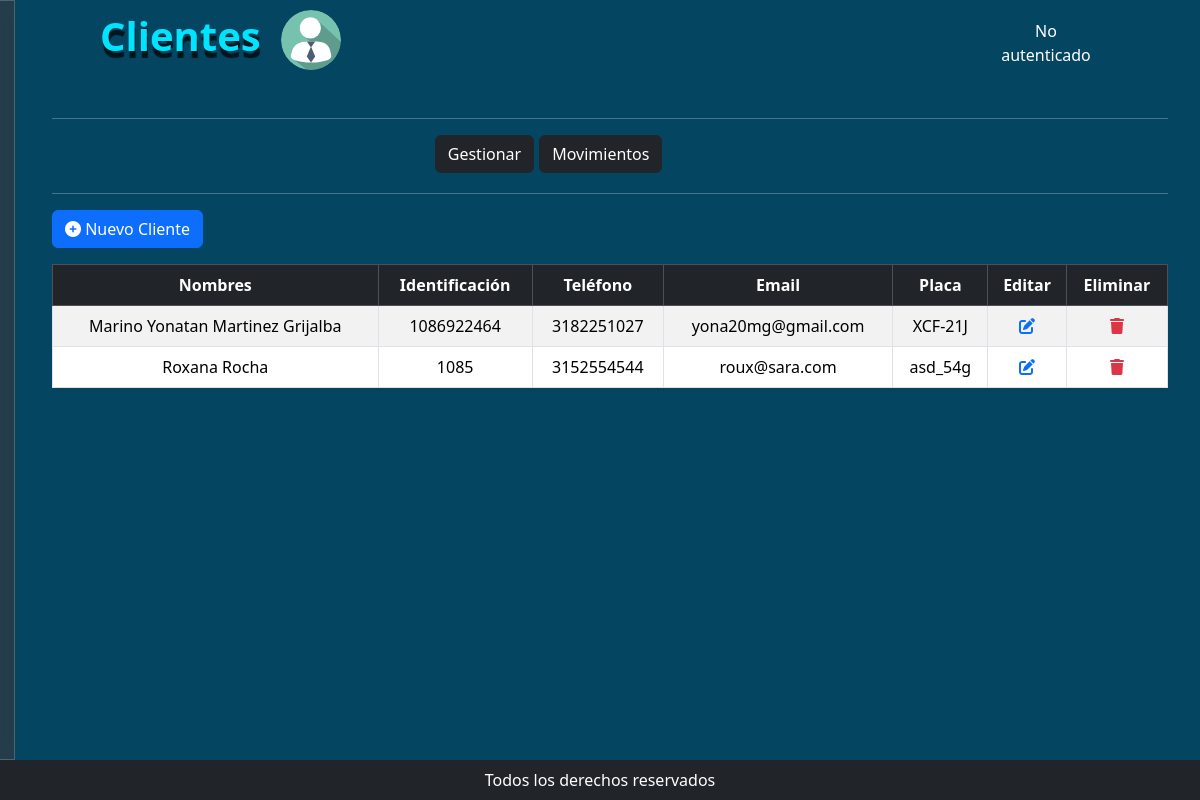
The app's page /clientes/clientes/ with its own data.
### clientes/models.py (models this page shows, shortened)
class Cliente(models.Model):
    nombres = models.CharField(max_length=100)
    identificacion = models.CharField(max_length=20, unique=True)
    telefono = models.CharField(max_length=20)
    email = models.EmailField(unique=True)
    placa = models.CharField(max_length=10, default="N/A")

### clientes/views.py (the view)
# urls.py: path('clientes/', views.clientes, name='clientes'),
def clientes(request):
    clientes = Cliente.objects.all()
    form = ClienteForm()
    return render(request, 'clientes/clientes.html', {
        'clientes': clientes,
        'form': form,
        'editando': False
    })

### usuarios/context_processors.py (called while the page is built)
def es_admin(request):
    return {
        'es_admin': request.user.is_authenticated and (
            request.user.is_superuser or getattr(request.user, 'rol', '') == "Administrador"
        )
    }

### clientes/templates/clientes/clientes.html (shortened to what this page needs)
{% extends "../layouts/base.html" %}
{%load static %}
{% block cabecera_p %}
  Clientes
  {% endblock %}
  {% block cabecera_imagen %}
  <img src="{% static 'img/clientes.svg' %}" class="img-plantilla" alt="" />
  {% endblock %}
{% block content %}
 {% include 'layouts/submenu_clientes.html' %}
  <button
    class="btn btn-primary mb-3"
    data-bs-toggle="modal"
    data-bs-target="#clienteModal"
  >
    <i class="fas fa-plus-circle"></i> Nuevo Cliente
  </button>
    <div class="table-responsive">
  <table class="table table-bordered table-striped table-hover shadow-sm align-middle text-center">
    <thead class="table-dark">
          <tr>
            <th>Nombres</th>
            <th>Identificación</th>
            <th>Teléfono</th>
            <th>Email</th>
            <th>Placa</th>
            <th>Editar</th>
            <th>Eliminar</th>
          </tr>
        </thead>
        <tbody>
          {% for cliente in clientes %}
          <tr>
            <td>{{ cliente.nombres }}</td>
            <td>{{ cliente.identificacion }}</td>
            <td>{{ cliente.telefono }}</td>
            <td>{{ cliente.email }}</td>
            <td>{{ cliente.placa }}</td>
            <td>
              <a
                href="{% url 'editar_cliente' cliente.id %}"
                class="text-primary"
              >
                <i class="fa-solid fa-pen-to-square"></i>
              </a>
            </td>
            <td>
             <a href="{% url 'eliminar_cliente' cliente.id %}" class="text-danger">
            <i class="fa-solid fa-trash"></i>
          </a>
            </td>
          </tr>
          {% endfor %}
        </tbody>
      </table>
    </div>
  {% endblock %}

### static/css/styles.css (style rules this page uses)
* { padding: 0; margin: 0; box-sizing: border-box; }
body { background-color: #044662 !important; color: #ffffff; }
.text-danger { margin-top: 0.2rem; }
.img-plantilla { width: 60px; height: 60px; border-radius: 50%; margin-right: 25px; }

### records on screen
Cliente: nombres "Marino Yonatan Martinez Grijalba", identificacion "1086922464", telefono "3182251027", email "yona20mg@gmail.com", placa "XCF-21J"
Cliente: nombres "Roxana Rocha", identificacion "1085", telefono "3152554544", email "roux@sara.com", placa "asd_54g"
